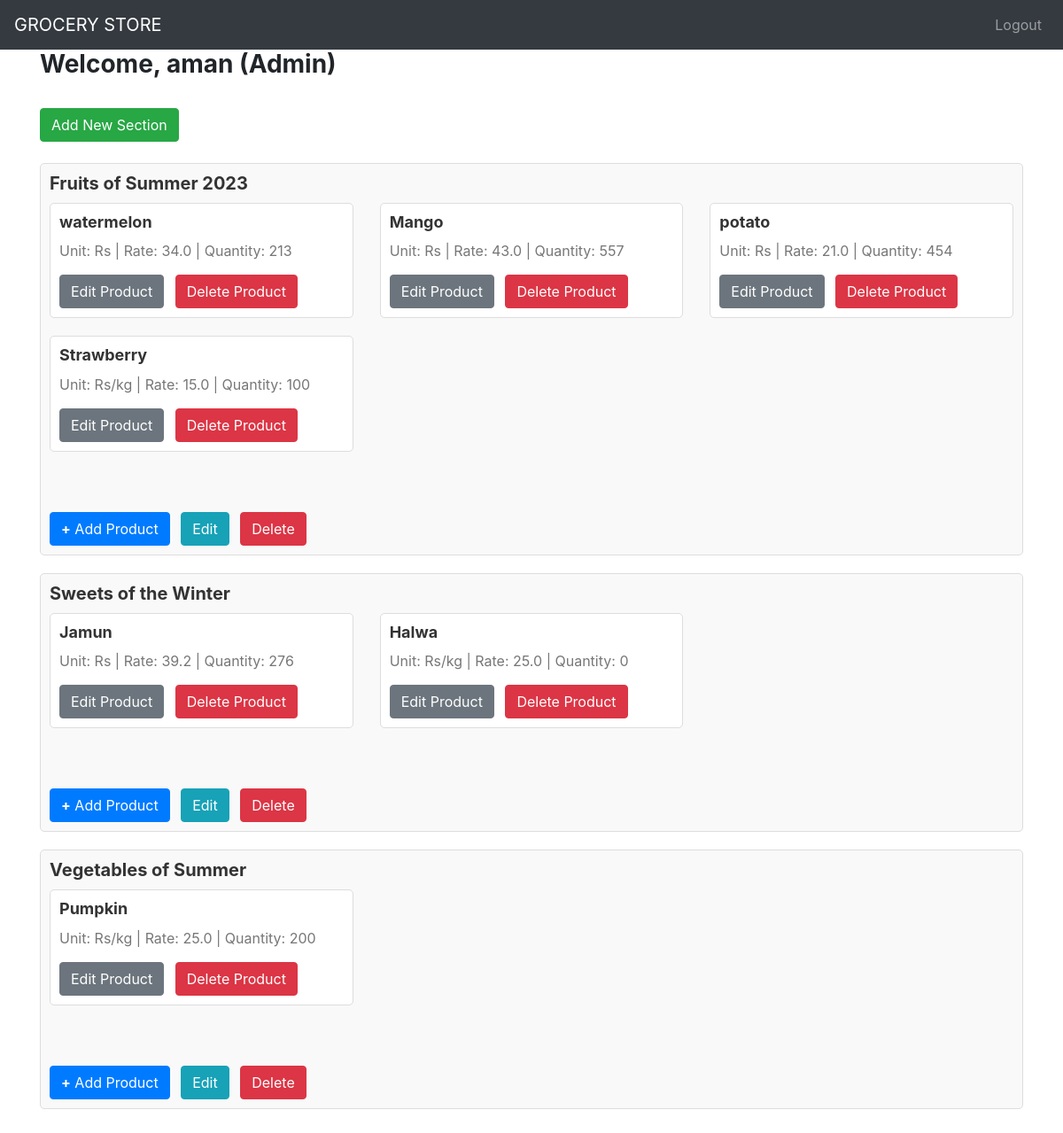
The page /admin/dashboard (signed in) on the database its author committed.
### app.py (models this page shows)
class User(db.Model, UserMixin):
    __tablename__ = 'users'
    id = db.Column(db.Integer, primary_key=True, autoincrement=True)
    username = db.Column(db.String(80), unique=True, nullable=False)
    password = db.Column(db.String(80), nullable=False)
    date_of_birth = db.Column(db.String(20), nullable=False)
    gender = db.Column(db.String(10), nullable=False)

class Section(db.Model):
    __tablename__ = 'sections'
    id = db.Column(db.Integer, primary_key=True, autoincrement=True)
    name = db.Column(db.String(100), nullable=False)
    admin_id = db.Column(db.Integer, db.ForeignKey('admins.id'), nullable=False)
    admin = db.relationship('Admin', backref=db.backref('sections', lazy=True))

class Product(db.Model):
    __tablename__ = 'products'
    id = db.Column(db.Integer, primary_key=True)
    name = db.Column(db.String(100), nullable=False)
    unit = db.Column(db.String(20), nullable=False)
    rate_per_unit = db.Column(db.Float, nullable=False)
    quantity = db.Column(db.Integer, nullable=False)
    section_id = db.Column(db.Integer, db.ForeignKey('sections.id'), nullable=False)
    section = db.relationship('Section', backref=db.backref('products', lazy=True))

### app.py (the view)
@app.route('/admin/dashboard')
@login_required
def admin_dashboard():
    sections = Section.query.all()
    return render_template('admin/admin_dashboard.html', sections=sections)

### app.py (called while the page is built)
@login_manager.user_loader
def load_user(user_id):
    global user_type
    user_type = session.get('user_type')
    if user_type == 'admin':
        return Admin.query.get(int(user_id))
    else:
        return User.query.get(int(user_id))

### templates/admin/admin_dashboard.html (shortened to what this page needs)
<!DOCTYPE html>
<html>
<head>
    <link rel="stylesheet" href="https://stackpath.bootstrapcdn.com/bootstrap/4.5.2/css/bootstrap.min.css">
</head>
<body>
    <nav class="navbar navbar-expand navbar-dark bg-dark">
        <a class="navbar-brand" href="{{ url_for('admin_dashboard') }}">GROCERY STORE</a>
        <ul class="navbar-nav ml-auto">
            <li class="nav-item">
                <a class="nav-link" href="{{ url_for('logout') }}">Logout</a>
            </li>
        </ul>
    </nav>
    <div class="container">
        <h1><b>Welcome, {{ current_user.username }} (Admin)</b></h1><br>
        <a href="{{ url_for('add_section') }}" class="btn btn-success mb-4">Add New Section</a>
        <div class="row">
        {% for section in sections %}
        <div class="col-md-12">
            <div class="card-section">
                <h2>{{ section.name }}</h2>
                <div class="row">
                {% for product in section.products %}
                <div class="col-md-4" >
                <div class="card-product">
                    <h5>{{ product.name }}</h5>
                    <p>Unit: {{ product.unit }} | Rate: {{ product.rate_per_unit }} | Quantity: {{ product.quantity }}</p>
                    <a href="{{ url_for('edit_product', product_id=product.id) }}" class="btn btn-secondary mr-2">Edit Product</a>
                    <a href="{{ url_for('delete_product', section_id=section.id, product_id=product.id) }}" class="btn btn-danger" onclick="return confirm('Are you sure you want to delete this product?')">Delete Product</a>
                </div>
                </div>
                {% endfor %}
                </div>
                <br><br>
                <a href="{{ url_for('section_dashboard', section_id=section.id) }}" class="btn btn-primary mr-2"><b>+</b> Add Product</a>
                <a href="{{ url_for('edit_section', section_id=section.id) }}" class="btn btn-info mr-2">Edit</a>
                <a href="{{ url_for('delete_section', section_id=section.id) }}" class="btn btn-danger" onclick="return confirm('Are you sure you want to delete this section?')">Delete</a>
                </div>
                </div>
                {% endfor %}
            </div>
        </div>
            <br>
</body>
</html>

### templates/admin/admin_dashboard.html (style rules this page uses)
.card-section { border: 1px solid #ddd; border-radius: 5px; padding: 10px; margin-bottom: 20px; background-color: #f9f9f9; }
.card-section h2 { margin-bottom: 10px; color: #333; font-size: 20px; font-weight: bold; }
.card-product { border: 1px solid #ddd; border-radius: 5px; padding: 10px; margin-bottom: 20px; background-color: #fff; }
.card-product h5 { margin-bottom: 10px; color: #333; font-size: 18px; font-weight: bold; }
.card-product p { color: #777; font-size: 16px; margin-bottom: 5px; }
.card-product .btn { margin-top: 10px; }
h1 { font-size: 28px; }
.btn-success { margin-bottom: 20px; }
.btn-primary, .btn-info, .btn-danger { margin-right: 10px; }
.card-section { width: 100%; }

### rows shown on the page
User: username "aman"
Section: name "Fruits of Summer 2023"
Product: name "watermelon", unit "Rs", rate_per_unit "34.0", quantity "213"
Product: name "Mango", unit "Rs", rate_per_unit "43.0", quantity "557"
Product: name "potato", unit "Rs", rate_per_unit "21.0", quantity "454"
Product: name "Strawberry", unit "Rs/kg", rate_per_unit "15.0", quantity "100"
Section: name "Sweets of the Winter"
Product: name "Jamun", unit "Rs", rate_per_unit "39.2", quantity "276"
Product: name "Halwa", unit "Rs/kg", rate_per_unit "25.0", quantity "0"
Section: name "Vegetables of Summer"
Product: name "Pumpkin", unit "Rs/kg", rate_per_unit "25.0", quantity "200"
